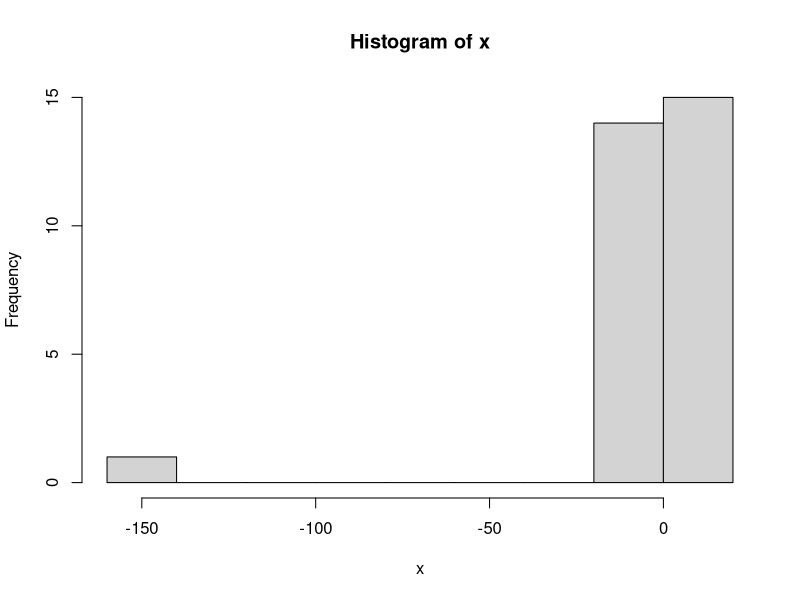
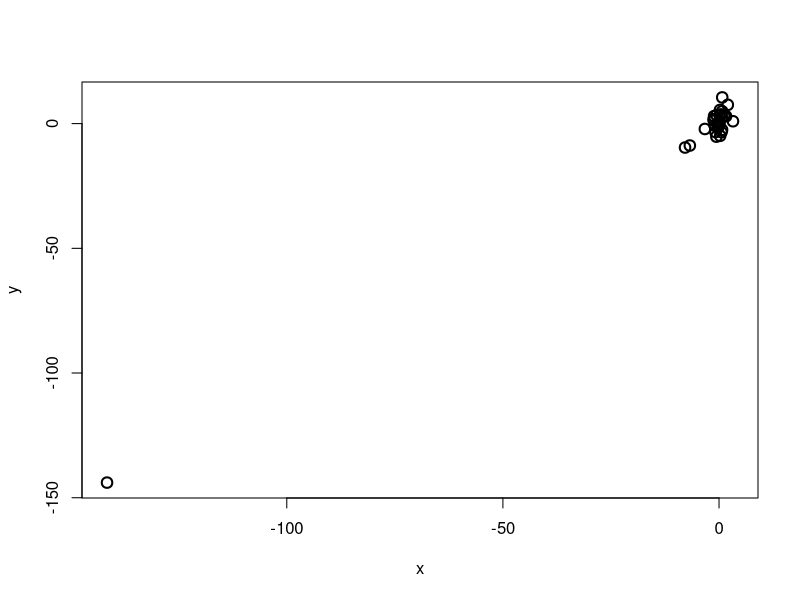
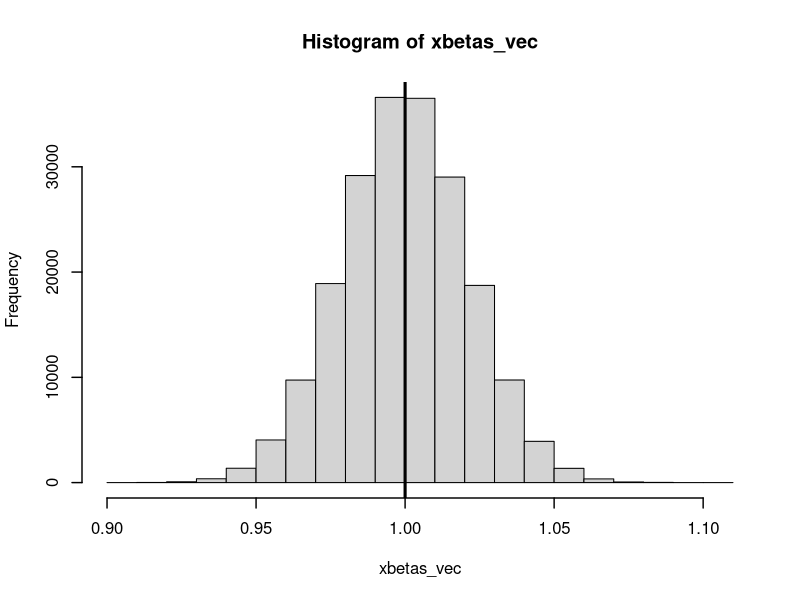

The R script that drew these images, in order: (Note: a time limit stopped this script after it produced the figures.)



options(stringsAsFactors=FALSE)

xbool_save_file <- TRUE

##################### barchart for proportions

nn <- 2 * 10^(5)


n <- 30

set.seed(780)

x <- rcauchy(n)

hist(x)

xsig <- 3

b_1 <- 1


y <- b_1 * x + rnorm(n, 0, xsig)

if(xbool_save_file) {
    png(file.path("~", "Desktop", "highLeverageSim_01.png"), width=1000, height=1000, pointsize=24)
}
plot(x,y, cex=1.4, lwd=2)
if(xbool_save_file) { dev.off() }



xlm <- lm(y~x-1)

summary(xlm)

xsig_hat <- sqrt( sum( (y - xlm$fitted)^2 ) / (n-1) ) ; xsig_hat
xSEest <- xsig_hat / sqrt(sum(x^2)) ; xSEest

xSEtrue <- xsig / sqrt(sum(x^2)) ; xSEtrue


##################### sim fixed x

xSEs_vec <- numeric(nn)
xbetas_vec <- numeric(nn)

kk <- 1
while(kk <= nn) {
    
    y <- b_1 * x + rnorm(n, 0, xsig)
    xlm <- lm(y~x-1)
    
    xSEs_vec[kk] <- summary(xlm)$coef[1,2]
    xbetas_vec[kk] <- summary(xlm)$coef[1,1]
    
    kk <- kk + 1
    
    if(kk %% 10000 == 0) { cat(kk, "\n") }
}

if(xbool_save_file) {
    png(file.path("~", "Desktop", "distributionSimBhat_fixedX_01.png"), width=1000, height=1000, pointsize=24)
}
hist(xbetas_vec, lwd=1.4)
abline(v=b_1, lwd=3)
if(xbool_save_file) { dev.off() }


mean(xbetas_vec)
sd(xbetas_vec)
xSEtrue




########################


xSEs_vec2 <- numeric(nn)
xbetas_vec2 <- numeric(nn)

kk <- 1
while(kk <= nn) {
    
    x <- rcauchy(n)
    
    y <- b_1 * x + rnorm(n, 0, xsig)
    xlm <- lm(y~x-1)
    
    xSEs_vec2[kk] <- summary(xlm)$coef[1,2]
    xbetas_vec2[kk] <- summary(xlm)$coef[1, 1]
    
    kk <- kk + 1
    
    if(kk %% 10000 == 0) { cat(kk, "\n") }
}

if(xbool_save_file) {
    png(file.path("~", "Desktop", "distributionSimBhat_rndX__01.png"), width=1000, height=1000, pointsize=24)
}
hist(xbetas_vec2, lwd=1.4)
abline(v=b_1, lwd=3)
if(xbool_save_file) { dev.off() }


mean(xSEs_vec2)
xSEtrue




xbrks <- seq(-0.8, 2.8, by=0.02)

if(xbool_save_file) {
    png(file.path("~", "Desktop", "distributionSimBhat_both_01.png"), width=1600, height=1000, pointsize=24)
}
par(mfrow=c(2, 1), mar=c(2, 4, 4, 1))
hist(xbetas_vec, lwd=1.4, main="Sim betas, Fixed x", breaks=xbrks)
abline(v=b_1, lwd=5, col="#33DD33")
hist(xbetas_vec2, lwd=1.4, main="Sim betas, x Subject to Cauchy Sampling Var", breaks=xbrks)
abline(v=b_1, lwd=5, col="#33DD33")
if(xbool_save_file) { dev.off() }
